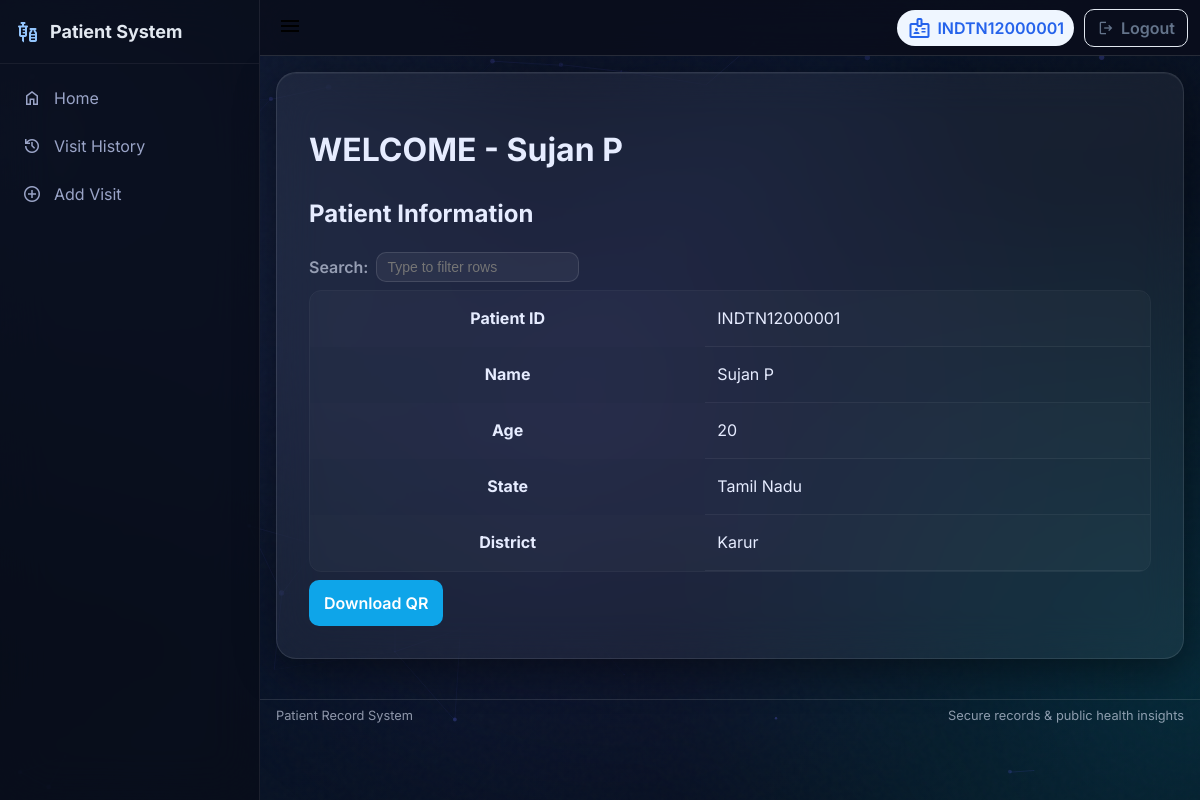
/patient_records/INDTN12000001 (signed in), run on the app's committed database.
### tables this page shows
CREATE TABLE patients (
                id TEXT PRIMARY KEY,
                name TEXT,
                age INTEGER,
                state TEXT,
                district TEXT,
                password TEXT,
                qr_code BLOB
            );

### utils/patient_routes.py (the view)
@patient_bp.route("/patient_records/<patient_id>", methods=["GET"], endpoint="patient_records")
@login_required
def patient_records(patient_id: str):
    try:
        if hasattr(current_user, 'role') and current_user.role == "patient" and hasattr(current_user, 'id') and current_user.id != patient_id:
            return ("Unauthorized", 403)
        patient = fetch_patient_by_id(patient_id)
        if not patient:
            return redirect(url_for('public.home'))
        return render_template("patient_records.html", patient=patient)
    except Exception as e:
        logging.error(f"Error accessing patient records for patient {patient_id}: {e}")
        return ("Internal server error", 500)

### db_handler.py (called while the page is built)
def fetch_patient_by_id(patient_id: str) -> Optional[sqlite3.Row]:
    try:
        with sqlite3.connect(DB_PATH) as conn:
            conn.row_factory = sqlite3.Row
            return conn.execute("SELECT * FROM patients WHERE id = ?", (patient_id,)).fetchone()
    except sqlite3.Error as e:
        logging.error(f"Database error fetching patient {patient_id}: {e}")
        return None
    except Exception as e:
        logging.error(f"Unexpected error fetching patient {patient_id}: {e}")
        return None

### utils/auth.py (called while the page is built)
def init_auth(app):
    login_manager.init_app(app)
    login_manager.login_view = "auth.login"
    @login_manager.user_loader
    def load_user(user_id):
        if user_id == "admin":
            return User("admin", "admin")
        patient = fetch_patient_by_id(user_id)
        if patient:
            return User(patient["id"], "patient")
        return None

### templates/patient_records.html (shortened to what this page needs)
{% extends "base.html" %}
{% block content %}
<div class="card">
    <h1>WELCOME - {{ patient.name }}</h1>
    <div class="patient-section">
        <h2>Patient Information</h2>
        <table class="table">
            <tbody>
                <tr>
                    <th>Patient ID</th>
                    <td>{{ patient.id }}</td>
                </tr>
                <tr>
                    <th>Name</th>
                    <td>{{ patient.name }}</td>
                </tr>
                <tr>
                    <th>Age</th>
                    <td>{{ patient.age }}</td>
                </tr>
                <tr>
                    <th>State</th>
                    <td>{{ patient.state }}</td>
                </tr>
                <tr>
                    <th>District</th>
                    <td>{{ patient.district }}</td>
                </tr>
            </tbody>
        </table>
        <div style="margin-top: 8px;">
            {% if current_user.is_authenticated and current_user.role == 'patient' and current_user.id == patient.id %}
            <a class="btn btn-secondary" href="{{ url_for('download_qr', patient_id=patient.id) }}">Download QR</a>
            {% endif %}
        </div>
    </div>
</div>
{% endblock %}

### templates/base.html (shortened to what this page needs)
<!DOCTYPE html>
<html lang="en">
<head>
    <link rel="stylesheet" href="{{ url_for('static', filename='style.css') }}">
    <link rel="stylesheet" href="{{ url_for('static', filename='css/premium-dark.css') }}">
</head>
<body>
    <div id="particles-js"
        style="position: fixed; inset: 0; width: 100%; height: 100%; z-index: -1; pointer-events: none; background: transparent;">
    </div>
    <div class="app">
        <aside class="sidebar" id="sidebar">
            <div class="sidebar-header">
                <span class="brand-icon material-symbols-outlined">vaccines</span>
                <span class="brand-text">Patient System</span>
            </div>
            <nav class="sidebar-nav">
                <a href="{{ url_for('home') }}" class="sidebar-link">
                    <span class="material-symbols-outlined">home</span>
                    <span>Home</span>
                </a>
                {% if current_user.is_authenticated %}
                {% if current_user.role == "admin" %}
                <a href="{{ url_for('filtered_patients') }}" class="sidebar-link">
                    <span class="material-symbols-outlined">filter_list</span>
                    <span>Registered Patients</span>
                </a>
                <a href="{{ url_for('filtered_visits') }}" class="sidebar-link">
                    <span class="material-symbols-outlined">search</span>
                    <span>View Records</span>
                </a>
                <a href="{{ url_for('admin_dashboard') }}" class="sidebar-link">
                    <span class="material-symbols-outlined">monitoring</span>
                    <span>Dashboard</span>
                </a>
                <a href="{{ url_for('view_alerts') }}" class="sidebar-link">
                    <span class="material-symbols-outlined">warning</span>
                    <span>Alerts</span>
                </a>
                <a href="{{ url_for('system_logs') }}" class="sidebar-link">
                    <span class="material-symbols-outlined">receipt_long</span>
                    <span>System Logs</span>
                </a>
                {% elif current_user.role == "patient" %}
                <a href="{{ url_for('past_visits', patient_id=current_user.id) }}" class="sidebar-link">
                    <span class="material-symbols-outlined">history</span>
                    <span>Visit History</span>
                </a>
                <a href="{{ url_for('add_visit', patient_id=current_user.id) }}" class="sidebar-link">
                    <span class="material-symbols-outlined">add_circle</span>
                    <span>Add Visit</span>
                </a>
                {% endif %}
                {% endif %}
            </nav>
        </aside>
        <div class="main">
            <header class="topbar">
                <div class="topbar-left">
                    <button class="sidebar-toggle" id="sidebarToggle" aria-label="Toggle Navigation"
                        aria-expanded="false">
                        <span class="material-symbols-outlined" id="toggleIcon">menu</span>
                    </button>
                </div>
                <div class="topbar-right">
                    {% if current_user.is_authenticated %}
                    <span class="user-chip">
                        <span class="material-symbols-outlined">badge</span>
                        <span class="user-id">{{ current_user.id }}</span>
                    </span>
                    <a href="{{ url_for('logout') }}" class="btn-logout">
                        <span class="material-symbols-outlined" style="font-size:18px">logout</span>
                        <span>Logout</span>
                    </a>
                    {% endif %}
                </div>
            </header>
            <main class="content">
                {% block content %}{% endblock %}
            </main>
            <footer class="footer">
                <div class="container footer-inner">
                    <div class="footer-left">Patient Record System</div>
                    <div class="footer-right">
                        <span>Secure records &amp; public health insights</span>
                    </div>
                </div>
            </footer>
        </div>
    </div>
    <script>
        document.addEventListener('DOMContentLoaded', function () {
            if (window.particlesJS) {
                particlesJS("particles-js", {
                    "particles": {
                        "number": { "value": 50, "density": { "enable": true, "value_area": 800 } },
                        "color": { "value": "#6366f1" },
                        "shape": { "type": "circle" },
                        "opacity": { "value": 0.3, "random": true, "anim": { "enable": true, "speed": 1, "opacity_min": 0.1, "sync": false } },
                        "size": { "value": 3, "random": true, "anim": { "enable": false } },
                        "line_linked": { "enable": true, "distance": 150, "color": "#6366f1", "opacity": 0.15, "width": 1 },
                        "move": { "enable": true, "speed": 1.2, "direction": "top", "random": true, "straight": false, "out_mode": "out", "bounce": false }
                    },
                    "interactivity": {
                        "detect_on": "canvas",
                        "events": { "onhover": { "enable": false }, "onclick": { "enable": false }, "resize": true }
                    },
                    "retina_detect": true
                });
            }
        });
    </script>
</body>
</html>

### static/style.css (style rules this page uses)
:root { --bg: #f5f7fb; --surface: #ffffff; --text: #0f172a; --muted: #64748b; --border: #e2e8f0; --primary: #2563eb; --primary-600: #1d4ed8; --primary-50: #eff6ff; --accent: #22c55e; --accent-600: #16a34a; --danger: #ef4444; --danger-600: #dc2626; --warning: #f59e0b; --success: #10b981; --shadow: 0 8px 24px rgba(2, 6, 23, 0.08), 0 2px 8px rgba(2, 6, 23, 0.06); }
* { box-sizing: border-box }
html, body { height: 100% }
body { margin: 0; font-family: 'Inter', system-ui, -apple-system, Segoe UI, Roboto, "Helvetica Neue", Arial, "Noto Sans", "Apple Color Emoji", "Segoe UI Emoji"; color: var(--text); background: var(--bg); line-height: 1.5; }
.app { display: flex; min-height: 100vh; position: relative; z-index: 1; }
.sidebar { width: 260px; background: #0b1f44; color: #e2e8f0; position: sticky; top: 0; height: 100vh; display: flex; flex-direction: column; border-right: 1px solid rgba(255, 255, 255, 0.06); }
.sidebar-header { display: flex; align-items: center; gap: 10px; padding: 18px 16px; border-bottom: 1px solid rgba(255, 255, 255, 0.06) }
.sidebar-header .brand-icon { color: #93c5fd }
.sidebar-header .brand-text { font-weight: 700; font-size: 18px }
.sidebar-nav { padding: 8px }
.sidebar-link { display: flex; align-items: center; gap: 12px; padding: 10px 12px; margin: 4px 0; border-radius: 10px; color: #e5e7eb; text-decoration: none; transition: background 0.18s ease; }
.sidebar-link .material-symbols-outlined { font-size: 20px }
.main { flex: 1; display: flex; flex-direction: column; min-width: 0 }
.topbar { height: 56px; display: flex; align-items: center; justify-content: space-between; padding: 0 12px; background: var(--surface); border-bottom: 1px solid var(--border); position: sticky; top: 0; z-index: 5; }
.topbar-left { display: flex; align-items: center; gap: 10px }
.topbar-right { display: flex; align-items: center; gap: 10px }
.sidebar-toggle { border: none; background: transparent; padding: 6px; border-radius: 8px; cursor: pointer }
.user-chip { display: inline-flex; align-items: center; gap: 6px; padding: 6px 10px; background: var(--primary-50); color: var(--primary); border-radius: 999px }
.user-id { font-weight: 600 }
.content { padding: 16px; max-width: 1200px; margin: 0 auto; width: 100% }
.card { background: var(--surface); border: 1px solid var(--border); border-radius: 14px; padding: 16px; box-shadow: var(--shadow); }
.table { width: 100%; border-collapse: separate; border-spacing: 0; background: var(--surface); border: 1px solid var(--border); border-radius: 12px; overflow: hidden }
.table tbody td { padding: 10px 12px; border-bottom: 1px solid var(--border); vertical-align: middle }
.table tbody tr { transition: background 0.18s ease; }
.btn { display: inline-flex; align-items: center; gap: 8px; padding: 10px 14px; border-radius: 10px; border: 1px solid transparent; cursor: pointer; text-decoration: none; font-weight: 600; transition: all 0.2s ease; }
.btn-secondary { background: #0ea5e9; color: #fff }
.btn-logout { background: transparent; color: var(--muted); border: 1px solid var(--border); border-radius: 10px; padding: 6px 12px; display: inline-flex; align-items: center; gap: 6px; cursor: pointer; font-weight: 600; text-decoration: none; transition: all 0.2s ease; }
.footer { color: var(--muted) }
.footer .container { max-width: 1200px; margin: 0 auto; padding: 6px 16px }
.footer-inner { display: flex; justify-content: space-between; align-items: center; border-top: 1px solid var(--border); padding-top: 8px; font-size: 0.8rem; }

### data on the page
patients: id "INDTN12000001", name "Sujan P", age "20", state "Tamil Nadu", district "Karur"
